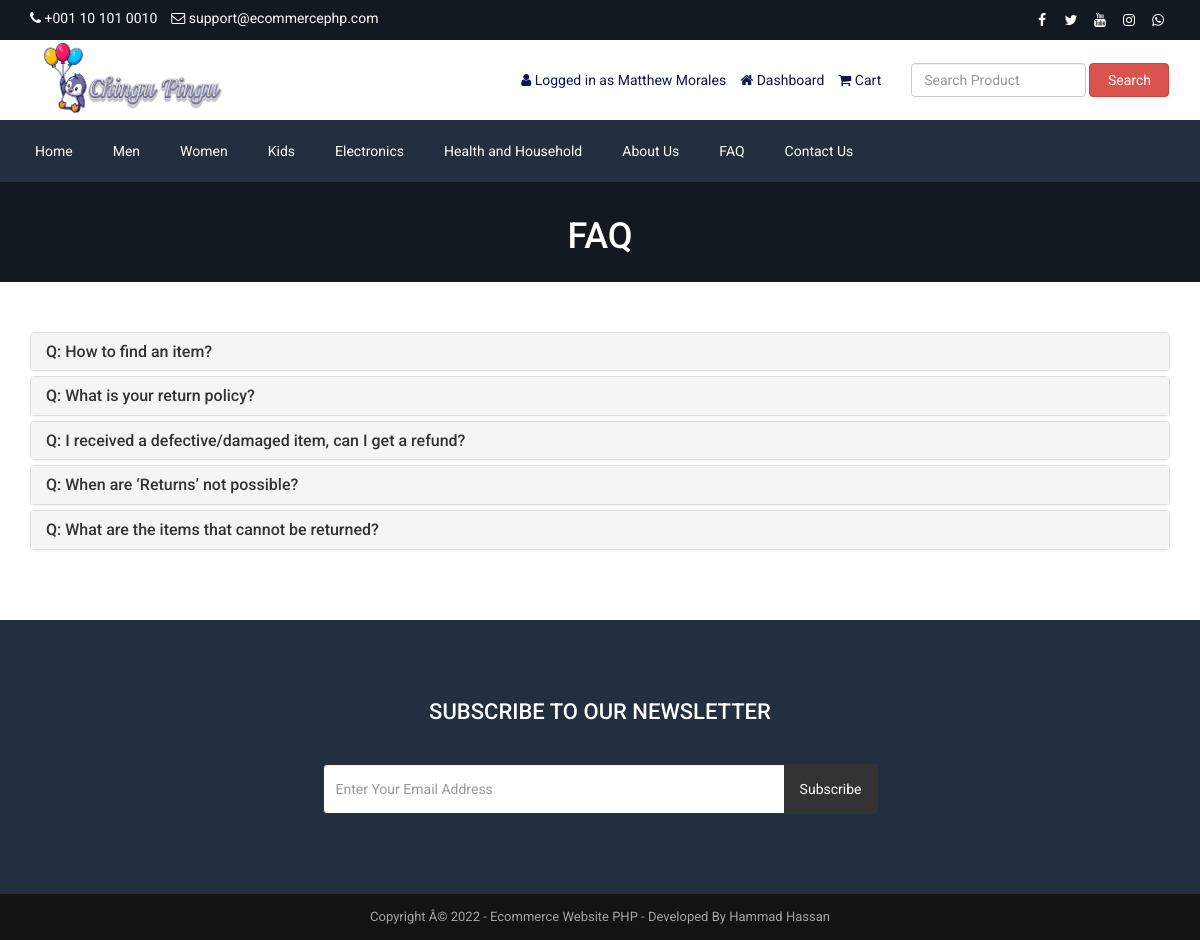
Before: /faq.php (signed in) with the older database file.
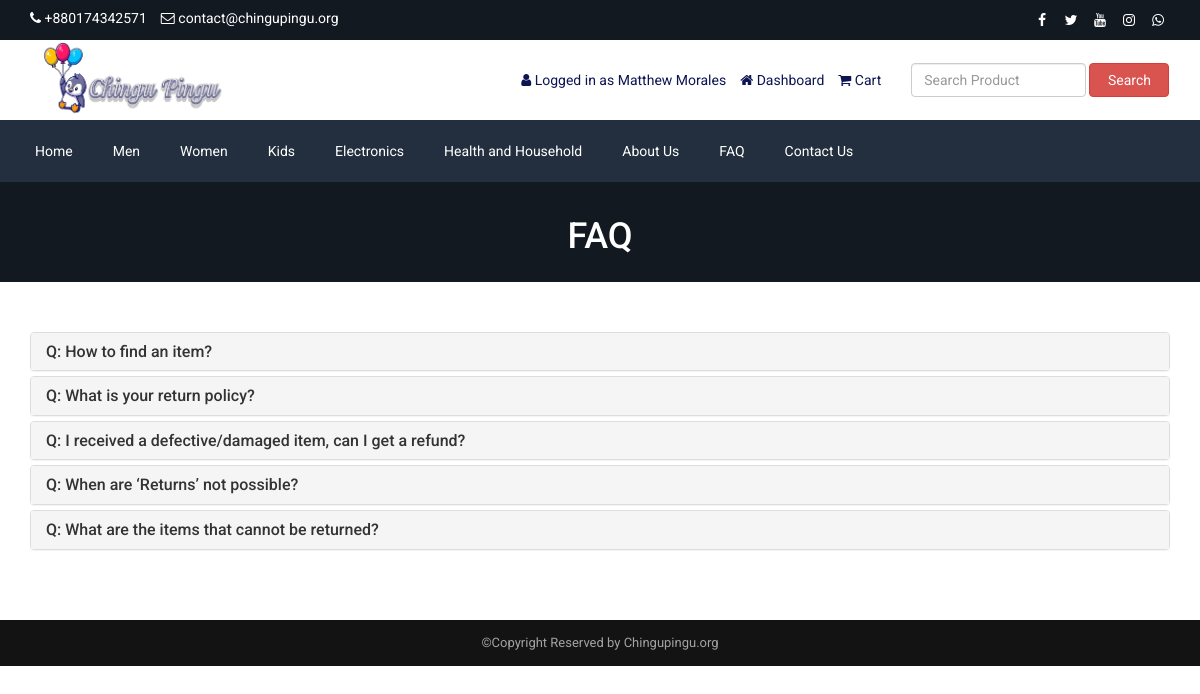
After: the same page with the newer database file.
### tables this page shows
CREATE TABLE `tbl_settings` (
  `id` int(11) NOT NULL,
  `logo` varchar(255) NOT NULL,
  `favicon` varchar(255) NOT NULL,
  `footer_about` text NOT NULL,
  `footer_copyright` text NOT NULL,
  `contact_address` text NOT NULL,
  `contact_email` varchar(255) NOT NULL,
  `contact_phone` varchar(255) NOT NULL,
  `contact_fax` varchar(255) NOT NULL,
  `contact_map_iframe` text NOT NULL,
  `receive_email` varchar(255) NOT NULL,
  `receive_email_subject` varchar(255) NOT NULL,
  `receive_email_thank_you_message` text NOT NULL,
  `forget_password_message` text NOT NULL,
  `total_recent_post_footer` int(10) NOT NULL,
  `total_popular_post_footer` int(10) NOT NULL,
  `total_recent_post_sidebar` int(11) NOT NULL,
  `total_popular_post_sidebar` int(11) NOT NULL,
  `total_featured_product_home` int(11) NOT NULL,
  `total_latest_product_home` int(11) NOT NULL,
  `total_popular_product_home` int(11) NOT NULL,
  `meta_title_home` text NOT NULL,
  `meta_keyword_home` text NOT NULL,
  `meta_description_home` text NOT NULL,
  `banner_login` varchar(255) NOT NULL,
  `banner_registration` varchar(255) NOT NULL,
  `banner_forget_password` varchar(255) NOT NULL,
  `banner_reset_password` varchar(255) NOT NULL,
  `banner_search` varchar(255) NOT NULL,
  `banner_cart` varchar(255) NOT NULL,
  `banner_checkout` varchar(255) NOT NULL,
  `banner_product_category` varchar(255) NOT NULL,
  `banner_blog` varchar(255) NOT NULL,
  `cta_title` varchar(255) NOT NULL,
  `cta_content` text NOT NULL,
  `cta_read_more_text` varchar(255) NOT NULL,
  `cta_read_more_url` varchar(255) NOT NULL,
  `cta_photo` varchar(255) NOT NULL,
  `featured_product_title` varchar(255) NOT NULL,
  `featured_product_subtitle` varchar(255) NOT NULL,
  `latest_product_title` varchar(255) NOT NULL,
  `latest_product_subtitle` varchar(255) NOT NULL,
  `popular_product_title` varchar(255) NOT NULL,
  `popular_product_subtitle` varchar(255) NOT NULL,
  `testimonial_title` varchar(255) NOT NULL,
  `testimonial_subtitle` varchar(255) NOT NULL,
  `testimonial_photo` varchar(255) NOT NULL,
  `blog_title` varchar(255) NOT NULL,
  `blog_subtitle` varchar(255) NOT NULL,
  `newsletter_text` text NOT NULL,
  `paypal_email` varchar(255) NOT NULL,
  `stripe_public_key` varchar(255) NOT NULL,
  `stripe_secret_key` varchar(255) NOT NULL,
  `bank_detail` text NOT NULL,
  `before_head` text NOT NULL,
  `after_body` text NOT NULL,
  `before_body` text NOT NULL,
  `home_service_on_off` int(11) NOT NULL,
  `home_welcome_on_off` int(11) NOT NULL,
  `home_featured_product_on_off` int(11) NOT NULL,
  `home_latest_product_on_off` int(11) NOT NULL,
  `home_popular_product_on_off` int(11) NOT NULL,
  `home_testimonial_on_off` int(11) NOT NULL,
  `home_blog_on_off` int(11) NOT NULL,
  `newsletter_on_off` int(11) NOT NULL,
  `ads_above_welcome_on_off` int(1) NOT NULL,
  `ads_above_featured_product_on_off` int(1) NOT NULL,
  `ads_above_latest_product_on_off` int(1) NOT NULL,
  `ads_above_popular_product_on_off` int(1) NOT NULL,
  `ads_above_testimonial_on_off` int(1) NOT NULL,
  `ads_category_sidebar_on_off` int(1) NOT NULL
);

### faq.php (the view, shortened to what the changed rows need)
<?php require_once('header.php'); ?>
<?php
$statement = $pdo->prepare("SELECT * FROM tbl_page WHERE id=1");
$statement->execute();
$result = $statement->fetchAll(PDO::FETCH_ASSOC);
foreach ($result as $row) {
    $faq_title = $row['faq_title'];
    $faq_banner = $row['faq_banner'];
}
?>
<div class="page-banner" style="background-image: url(assets/uploads/<?php echo $faq_banner; ?>);">
    <div class="inner">
        <h1><?php echo $faq_title; ?></h1>
    </div>
</div>
<?php require_once('footer.php'); ?>

### header.php (shortened to what the changed rows need)
<?php
include("admin/inc/config.php");
$statement = $pdo->prepare("SELECT * FROM tbl_settings WHERE id=1");
$statement->execute();
$result = $statement->fetchAll(PDO::FETCH_ASSOC);
foreach ($result as $row) {
	$logo = $row['logo'];
	$contact_email = $row['contact_email'];
	$contact_phone = $row['contact_phone'];
}
?>
<!DOCTYPE html>
<html lang="en">
<head>
	<link rel="stylesheet" href="assets/css/bootstrap.min.css">
	<link rel="stylesheet" href="assets/css/font-awesome.min.css">
	<link rel="stylesheet" href="assets/css/owl.carousel.min.css">
	<link rel="stylesheet" href="assets/css/owl.theme.default.min.css">
	<link rel="stylesheet" href="assets/css/jquery.bxslider.min.css">
	<link rel="stylesheet" href="assets/css/magnific-popup.css">
	<link rel="stylesheet" href="assets/css/rating.css">
	<link rel="stylesheet" href="assets/css/spacing.css">
	<link rel="stylesheet" href="assets/css/bootstrap-touch-slider.css">
	<link rel="stylesheet" href="assets/css/animate.min.css">
	<link rel="stylesheet" href="assets/css/tree-menu.css">
	<link rel="stylesheet" href="assets/css/select2.min.css">
	<link rel="stylesheet" href="assets/css/main.css">
	<link rel="stylesheet" href="assets/css/responsive.css">
	<?php
	$statement = $pdo->prepare("SELECT * FROM tbl_page WHERE id=1");
	$statement->execute();
	$result = $statement->fetchAll(PDO::FETCH_ASSOC);
	?>
</head>
<body>
	<div class="top">
		<div class="container">
			<div class="row">
				<div class="col-md-6 col-sm-6 col-xs-12">
					<div class="left">
						<ul>
							<li><i class="fa fa-phone"></i> <?php echo $contact_phone; ?></li>
							<li><i class="fa fa-envelope-o"></i> <?php echo $contact_email; ?></li>
						</ul>
					</div>
				</div>
			</div>
		</div>
	</div>
	<div class="header">
		<div class="container">
			<div class="row inner">
				<div class="col-md-4 logo">
					<a href="index.php"><img src="assets/uploads/<?php echo $logo; ?>" alt="logo image"></a>
				</div>
			</div>
		</div>
	</div>

### footer.php (shortened to what the changed rows need)
<?php
$statement = $pdo->prepare("SELECT * FROM tbl_settings WHERE id=1");
$statement->execute();
$result = $statement->fetchAll(PDO::FETCH_ASSOC);
foreach ($result as $row)
{
	$footer_copyright = $row['footer_copyright'];
    $newsletter_on_off = $row['newsletter_on_off'];
}
?>
<?php if($newsletter_on_off == 1): ?>
<section class="home-newsletter">
	<div class="container">
		<div class="row">
			<div class="col-md-6 col-md-offset-3">
				<div class="single">
				<form action="" method="post">
					<h2><?php echo LANG_VALUE_93; ?></h2>
					<div class="input-group">
			        	<input type="email" class="form-control" placeholder="<?php echo LANG_VALUE_95; ?>" name="email_subscribe">
			         	<span class="input-group-btn">
			         	<button class="btn btn-theme" type="submit" name="form_subscribe"><?php echo LANG_VALUE_92; ?></button>
			         	</span>
			        </div>
				</div>
			</div>
		</div>
	</div>
</section>
<?php endif; ?>
<div class="footer-bottom">
	<div class="container">
		<div class="row">
			<div class="col-md-12 copyright">
				<?php echo $footer_copyright; ?>
			</div>
		</div>
	</div>
</div>
</body>
</html>

Changed rows visible on the page:
changed tbl_settings: contact_phone "+001 10 101 0010" → "+880174342571"; contact_email "support@ecommercephp.com" → "contact@chingupingu.org"; footer_copyright "Copyright Â© 2022 - Ecommerce Website PHP - Developed By Hammad Hassan" → "©Copyright Reserved by Chingupingu.org"; newsletter_on_off 1 → 0 (drawn)
Other visible differences:
LANG_VALUE_93: "SUBSCRIBE TO OUR NEWSLETTER" → (not shown)
form field email_subscribe: "Enter Your Email Address" → (not shown)
LANG_VALUE_92: "Subscribe" → (not shown)
